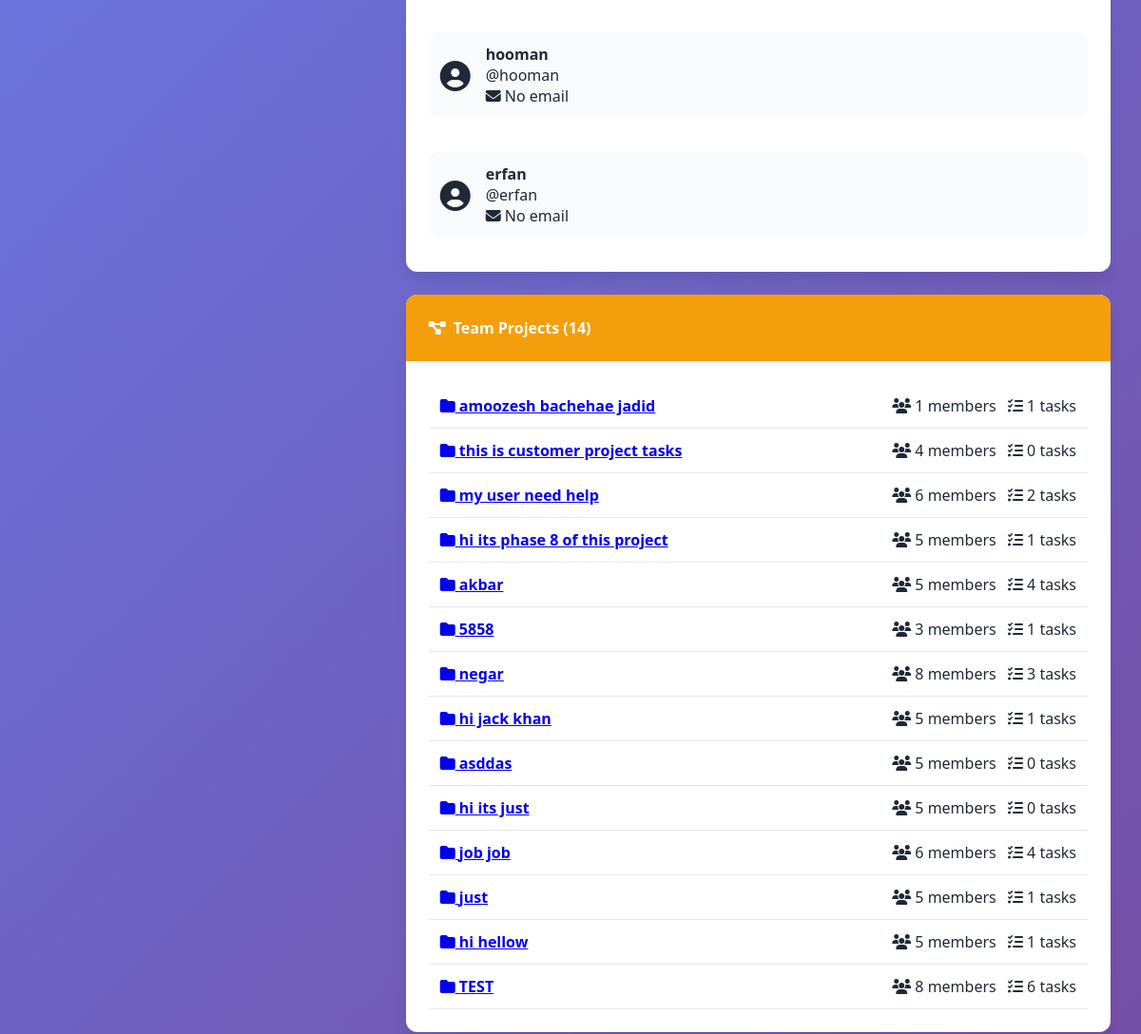
The page /teams/5/ (signed in, middle part) on the database as committed earlier.
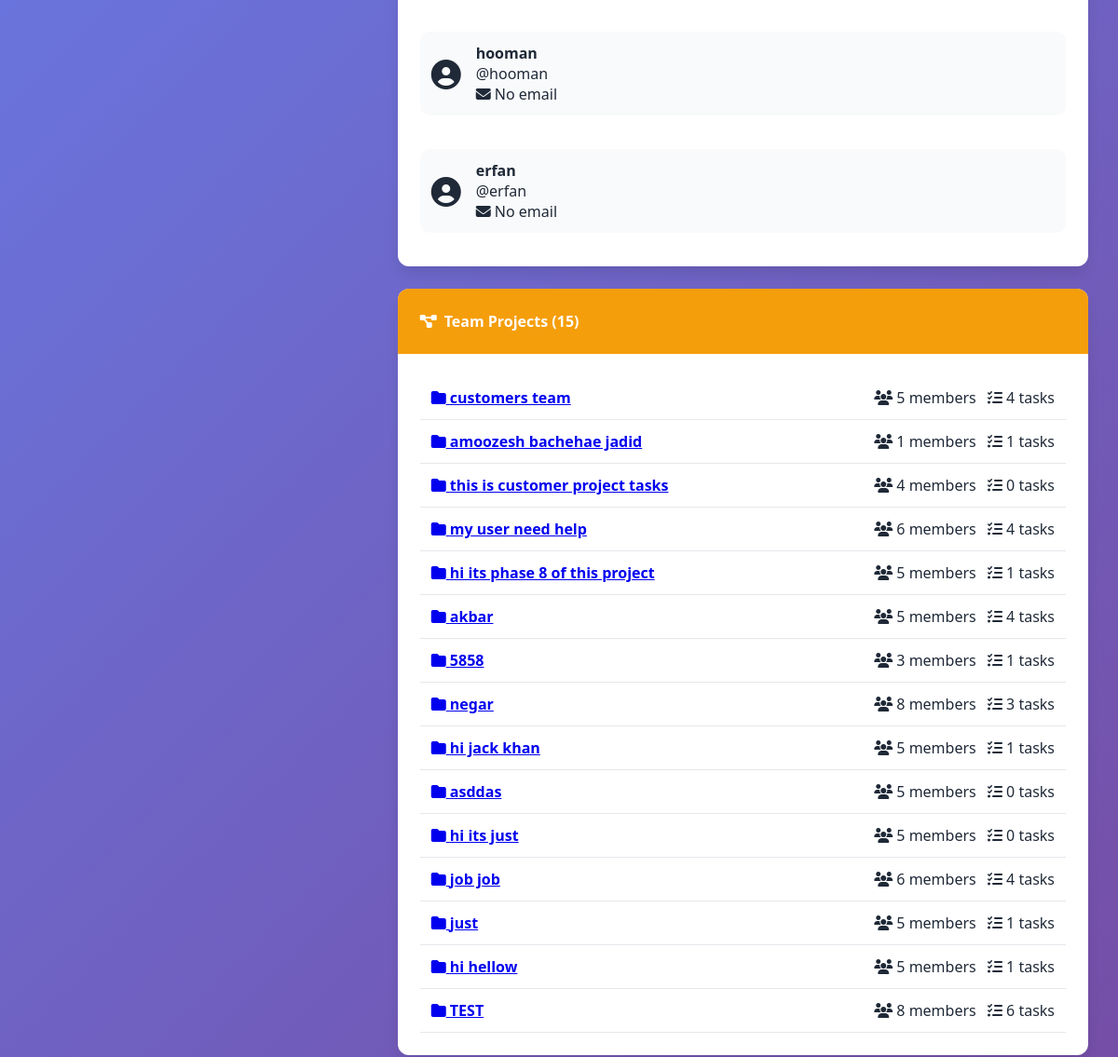
The same page on the database as committed later.
### tasks/models.py (models this page shows, shortened)
class Project(models.Model):
    title = models.CharField(max_length=200, verbose_name="Project Title")
    description = models.TextField(verbose_name="Description", blank=True)
    created_by = models.ForeignKey(
        User,
        on_delete=models.CASCADE,
        related_name='projects_created',
        verbose_name="Created By"
    )
    members = models.ManyToManyField(
        User,
        related_name='projects',
        blank=True,
        verbose_name="Team Members"
    )
    team = models.ForeignKey('Team', on_delete=models.SET_NULL, null=True, blank=True, related_name='projects')
    created_at = models.DateTimeField(auto_now_add=True, verbose_name="Created At")
    updated_at = models.DateTimeField(auto_now=True, verbose_name="Last Updated")
    graph_node_positions = models.JSONField(default=dict, blank=True)
    class Meta:
        verbose_name = "Project"
        verbose_name_plural = "Projects"
        ordering = ['-created_at']

### tasks/views.py (the view)
# urls.py: path('teams/<int:pk>/', views.team_detail, name='team_detail'),
@login_required
def team_detail(request, pk):
    team = get_object_or_404(Team, pk=pk)
    members = team.members.all()
    projects = Project.objects.filter(
        Q(created_by__in=members) | Q(members__in=members)
    ).distinct()
    return render(request, 'tasks/team_detail.html', {
        'team': team,
        'members': members,
        'projects': projects,
    })

### templates/tasks/team_detail.html (shortened to what this page needs)
{% extends 'base.html' %}
{% load static %}
{% block content %}
<div class="row">
    <div class="col-md-4">
    </div>
    <div class="col-md-8">
        <div class="card">
            <div class="card-body">
                {% if members %}
                    <div class="row">
                        {% for member in members %}
                            <div class="col-md-6">
                                <div class="member-card" style="display: flex; align-items: center; padding: 0.75rem; background: var(--light); border-radius: 10px; margin-bottom: 0.75rem;">
                                    <div style="font-size: 2rem; margin-right: 1rem;">
                                        <i class="fas fa-user-circle"></i>
                                    </div>
                                    <div>
                                        <strong>{{ member.get_full_name|default:member.username }}</strong>
                                        <div class="text-muted small">@{{ member.username }}</div>
                                        <div class="text-muted small">
                                            <i class="fas fa-envelope"></i> {{ member.email|default:"No email" }}
                                        </div>
                                    </div>
                                </div>
                            </div>
                        {% endfor %}
                    </div>
                {% else %}
                    <div class="text-center" style="padding: 2rem;">
                        <i class="fas fa-users" style="font-size: 3rem; color: var(--gray);"></i>
                        <p>No members yet</p>
                    </div>
                {% endif %}
            </div>
        </div>
        <div class="card mt-3">
            <div class="card-header" style="background: #f59e0b; color: white;">
                <h4><i class="fas fa-project-diagram"></i> Team Projects ({{ projects.count }})</h4>
            </div>
            <div class="card-body">
                {% if projects %}
                    {% for project in projects %}
                        <div class="project-item" style="padding: 0.75rem; border-bottom: 1px solid var(--gray-light);">
                            <a href="{% url 'tasks:project_detail' project.pk %}" style="font-weight: bold;">
                                <i class="fas fa-folder"></i> {{ project.title }}
                            </a>
                            <div class="text-muted small">
                                <i class="fas fa-users"></i> {{ project.members.count }} members
                                <i class="fas fa-tasks ms-2"></i> {{ project.tasks.count }} tasks
                            </div>
                        </div>
                    {% endfor %}
                {% else %}
                    <p class="text-muted">No projects associated with this team yet.</p>
                {% endif %}
            </div>
        </div>
    </div>
</div>
{% endblock %}

Rows that differ between the two databases and show on the page:
added Project: title "customers team", members.count "5", tasks.count "4"
computed for Project "my user need help": tasks.count "2" → "4"
Other text that changed with them:
{{ projects.count }}: "14" → "15"
